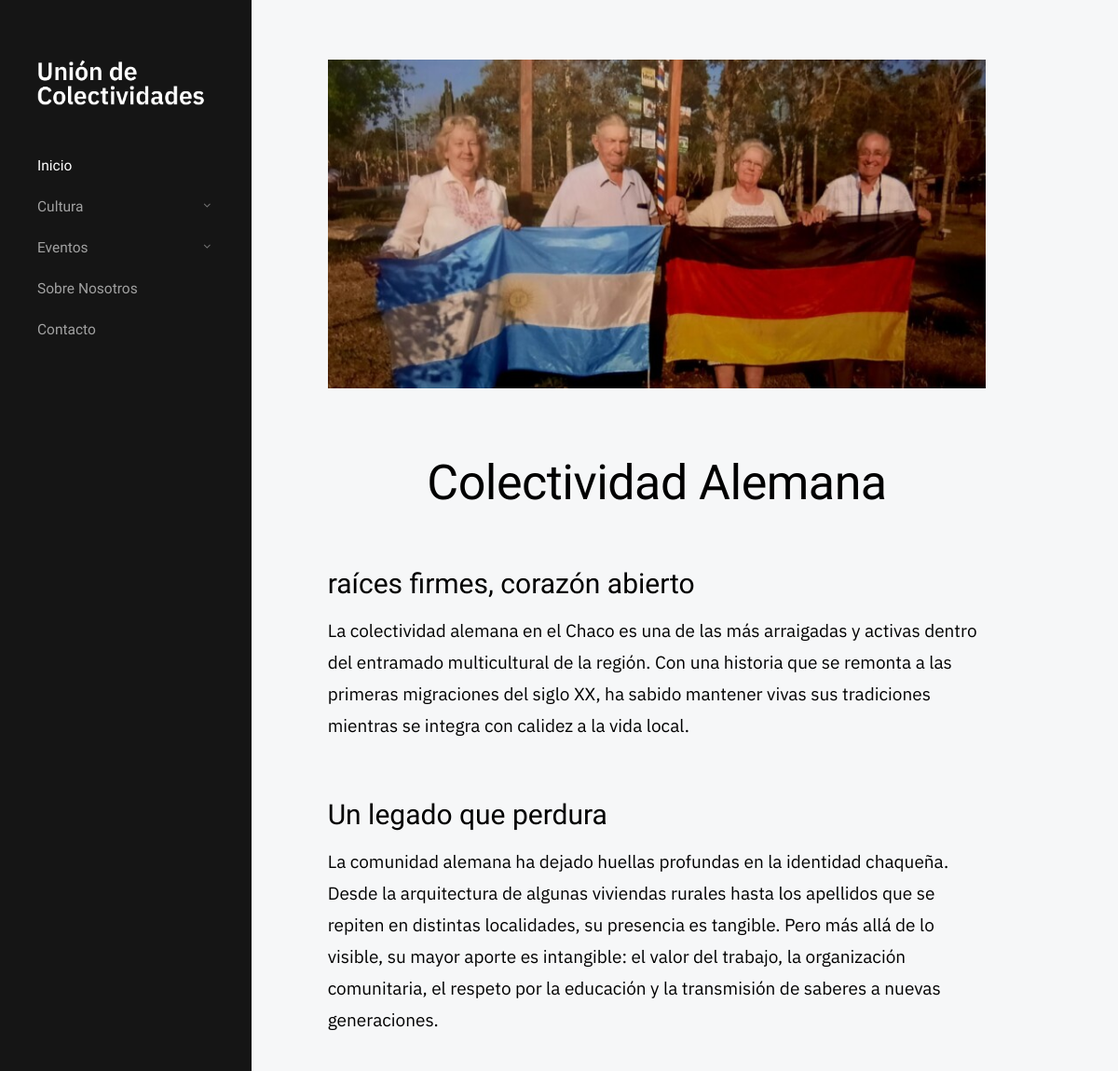
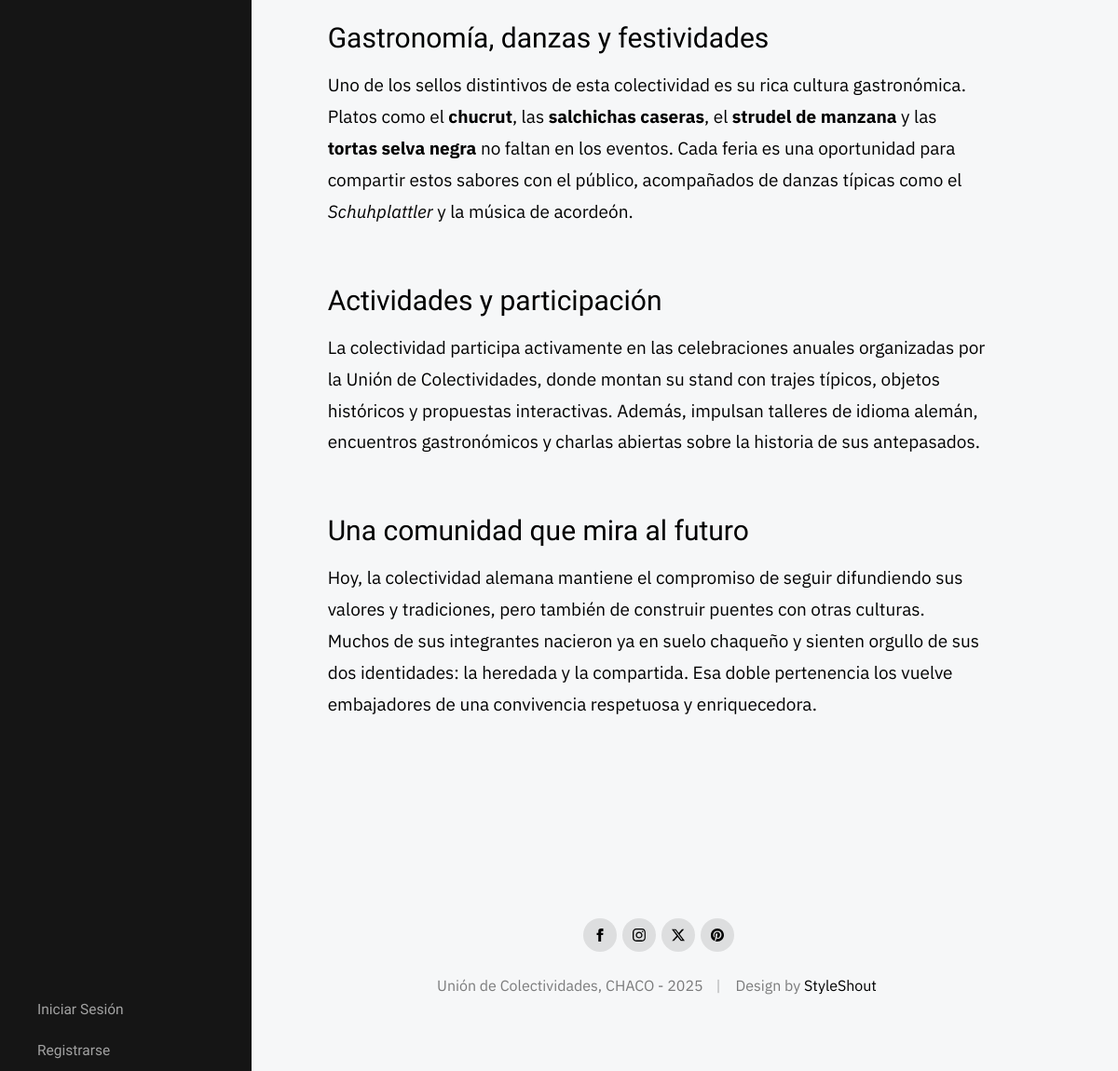
Screenshot of /nosotros/colectividad-alemana/ with the database file from the repository (2 pictures, top to bottom).
### apps/nosotros/models.py (models this page shows, shortened)
class Nosotros(models.Model):
    creado = models.DateTimeField(auto_now_add=True)
    modificado = models.DateTimeField(auto_now=True)
    titulo = models.CharField(max_length=40)
    slug = models.SlugField(max_length=50, unique=True, blank=True, help_text="se genera automáticamente.")
    contenido = RichTextUploadingField()
    imagen = models.ImageField(upload_to= 'nosotros/', null=False, blank=False,default='articulos/default_img_articulo.jpg')
    class Meta:
        ordering = ['creado'] #mas viejo primero

### apps/nosotros/views.py (the view)
# urls.py: path('<slug:nosotros_slug>/', views.detalle_nosotros, name='path_detalle_nosotros'),
def detalle_nosotros(request, nosotros_slug):
    nosotros = get_object_or_404(Nosotros, slug=nosotros_slug)
    contexto = {
        'nosotros': nosotros,
        }
    return render(request, 'nosotros/detalle_nosotros.html', contexto)

### apps/articulos/context_processors.py (called while the page is built)
def categorias(request):
    return {
        'categorias': Categoria.objects.all().order_by('nombre'),
        'categorias_cultura': Categoria.objects.filter(tipos__nombre='Cultura').order_by('nombre'),
        'categorias_eventos': Categoria.objects.filter(tipos__nombre='Agenda').order_by('nombre'),
        'categorias_galeria': Categoria.objects.filter(tipos__nombre='Galeria').order_by('nombre'),
        'categorias_colectividades': Categoria.objects.filter(tipos__nombre='Colectividad').order_by('nombre'),
    }

### templates/nosotros/detalle_nosotros.html (shortened to what this page needs)
{% extends 'base.html' %}
{% load static %}
{% block content %}
    <div class="s-content content">
            <main class="row content__page">
                <article class="column large-full entry format-standard">
                    <div class="media-wrap entry__media">
                        <div class="entry__post-thumb">
                            <img src="{{ nosotros.imagen.url }}" alt="{{ nosotros.titulo }}">
                        </div>
                    </div>
                    <div class="content__page-header entry__header">
                        <h1 class="display-1 entry__title">
                            {{ nosotros.titulo }}
                        </h1>
                    </div>
                    <div class="entry__content">
                        <p class="lead drop-cap">
                            {{ nosotros.contenido|safe }}
                        </p>
                    </div>
                </article>
            </main>
        </div>
{% endblock content %}

### static/css/base.css (style rules this page uses)
html { line-height: 1.15; -webkit-text-size-adjust: 100%; }
body { margin: 0; }
main { display: block; }
h1 { font-size: 2em; margin: 0.67em 0; }
b, strong { font-weight: bolder; }
img { border-style: none; }
html { font-size: 62.5%; box-sizing: border-box; }
*, *::before, *::after { box-sizing: inherit; }
body { font-weight: normal; line-height: 1; word-wrap: break-word; -moz-font-smoothing: grayscale; -moz-osx-font-smoothing: grayscale; -webkit-font-smoothing: antialiased; -webkit-overflow-scrolling: touch; -webkit-text-size-adjust: none; }
svg, img, video embed, iframe, object { max-width: 100%; height: auto; }
div, dl, dt, dd, ul, ol, li, h1, h2, h3, h4, h5, h6, pre, form, p, blockquote, th, td { margin: 0; padding: 0; }
p { font-size: inherit; text-rendering: optimizeLegibility; }
em, i { font-style: italic; line-height: inherit; }
strong, b { font-weight: bold; line-height: inherit; }
.row { width: 89%; max-width: 1200px; margin: 0 auto; display: -ms-flexbox; display: -webkit-flex; display: flex; -webkit-flex-flow: row wrap; -ms-flex-flow: row wrap; flex-flow: row wrap; }
.column { -webkit-flex: 1 1 0%; -ms-flex: 1 1 0%; flex: 1 1 0%; padding: 0 20px; }
.large-12, .large-full { -webkit-flex: 0 0 100%; -ms-flex: 0 0 100%; flex: 0 0 100%; max-width: 100%; }
@media screen and (max-width:1200px) { .column { padding: 0 16px; } }

### static/css/main.css (style rules this page uses)
html { font-size: 10px; }
html, body { height: 100%; }
body { background: #f6f7f8; font-family: "IBM Plex Sans", sans-serif; font-size: 1.9rem; font-style: normal; font-weight: normal; line-height: 1.789; color: #000000; margin: 0; padding: 0; }
h1, h2, h3, h4, h5, h6, .h1, .h2, .h3, .h4, .h5, .h6 { font-family: "Heebo", sans-serif; font-weight: 500; font-style: normal; color: #000000; font-variant-ligatures: common-ligatures; text-rendering: optimizeLegibility; }
h1, .h1, h2, .h2, h3, .h3, h4, .h4 { margin-top: 6rem; margin-bottom: 1.6rem; }
h1, .h1 { font-size: 3.6rem; line-height: 1.222; }
h2, .h2 { font-size: 3rem; line-height: 1.2; }
p.lead { font-family: "IBM Plex Sans", sans-serif; font-weight: 300; font-size: 2.4rem; line-height: 1.833; margin-bottom: 3.6rem; color: #000000; }
@media screen and (max-width:1200px) { p.lead { font-size: 2.2rem; } }
em, i, strong, b { font-size: inherit; line-height: inherit; }
em, i { font-family: "IBM Plex Sans", sans-serif; font-style: italic; }
strong, b { font-family: "IBM Plex Sans", sans-serif; font-weight: 700; }
input, textarea, select, pre, blockquote, figure, table, p, ul, ol, dl, form, .video-container, .ss-custom-select { margin-bottom: 3.2rem; }
::placeholder { color: #8c8c8c; }
.drop-cap:first-letter { float: left; margin: 0; padding: 1.6rem 0.8rem 0 0; font-family: "Lora", serif; font-weight: 700; font-size: 8.6rem; line-height: 6rem; text-indent: 0; background: transparent; color: #000000; }
.display-1 { font-size: 5.6rem; line-height: 1.143; letter-spacing: -0.05rem; margin-top: 0; margin-bottom: 0.8rem; }
.media-wrap { margin-bottom: 7.2rem; }
.media-wrap img, .media-wrap .video-container { vertical-align: bottom; margin-top: 0 !important; margin-bottom: 0 !important; }
@media screen and (max-width:1400px) { .display-1 { font-size: 5.2rem; } }
.s-content, .s-footer { padding-left: 330px; padding-right: 100px; max-width: 2140px; }
.s-content { padding-top: 6.4rem; }
.content__page { max-width: 900px; padding-bottom: 12rem; }
.content__page img { margin-top: 3.2rem; margin-bottom: 3.2rem; }
.content__page-header { text-align: center; margin-bottom: 4rem; }
@media screen and (max-width:1600px) { .s-content, .s-footer { padding-left: 320px; } }
@media screen and (max-width:1200px) { .s-content, .s-footer { padding-left: 290px; padding-right: 80px; } }
.entry__media, .entry__post-thumb { position: relative; }
.entry__post-thumb { display: flex; justify-content: center; }
.entry__post-thumb img { max-width: 100%; height: auto; }

### rows the page displays
Nosotros: imagen (picture), titulo "Colectividad Alemana", contenido "raíces firmes, corazón abierto La colectividad alemana en el Chaco es una de las más arraigadas y activas dentro del entramado multicultural de la región. Con una historia que se remonta a las primeras migraciones del siglo XX, ha sabido mantener vivas sus tradiciones mientras se integra con calidez a la vida local. Un legado que perdura La comunidad alemana ha dejado huellas profundas en la identidad chaqueña. Desde la arquitectura de algunas viviendas rurales hasta los apellidos que se repiten en distintas localidades, su presencia es tangible. Pero más allá de lo visible, su mayor aporte es intangible: el valor del trabajo, la organización comunitaria, el respeto por la educación y la…"
